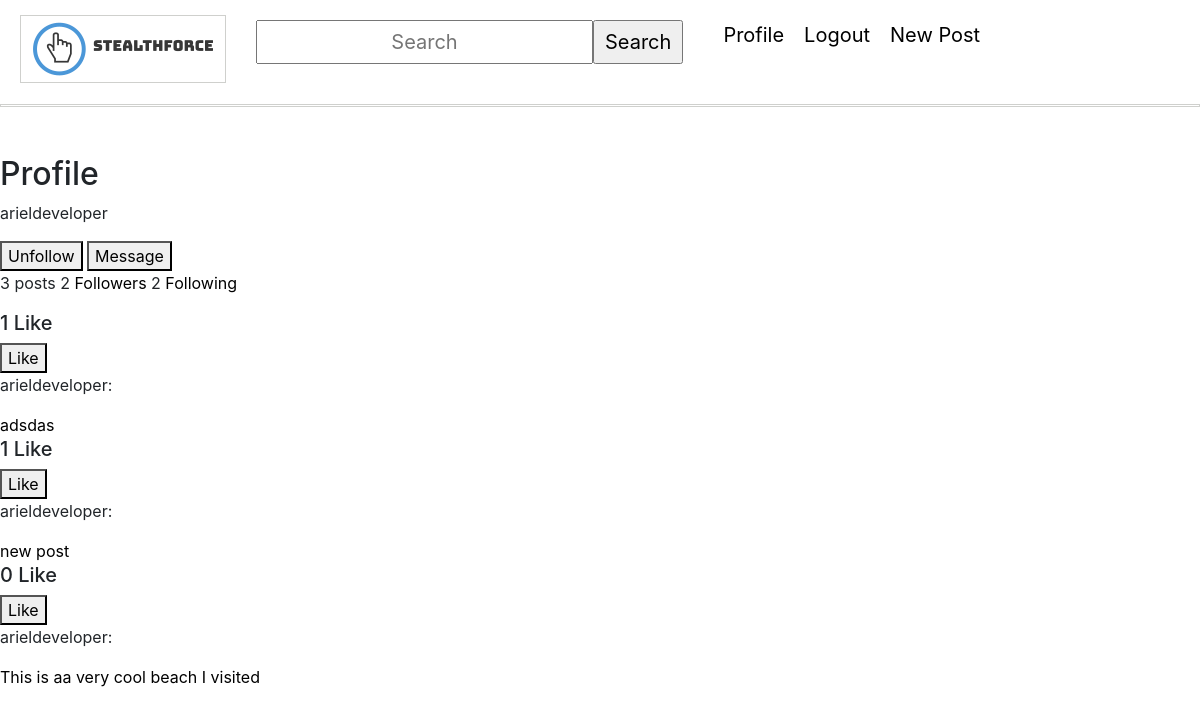
/user/arieldeveloper/ (signed in), run on the app's committed database.
### users/models.py (models this page shows, shortened)
class Account(AbstractBaseUser):
    email = models.EmailField(verbose_name="email", max_length=60, unique=True)
    username = models.CharField(max_length=30, unique=True)
    date_joined = models.DateTimeField(verbose_name='date joined', auto_now_add=True)
    last_login = models.DateTimeField(verbose_name='last login', auto_now=True)
    is_admin = models.BooleanField(default=False)
    is_staff = models.BooleanField(default=False)
    is_superuser = models.BooleanField(default=False)
    is_active = models.BooleanField(default=True)
    followers = models.ManyToManyField("Account", blank=True, symmetrical=False, related_name="people_followers")
    following = models.ManyToManyField("Account", blank=True, symmetrical=False, related_name="people_following")
    profile_picture = models.ImageField(null=True, blank=True, default = 'static/default.png')
    USERNAME_FIELD = 'email' #allows user to login with email instead of username/id
    REQUIRED_FIELDS = ['username']
    objects = MyAccountManager()

### feed/models.py (models this page shows, shortened)
class FeedItem(models.Model):
    caption = models.CharField(max_length=255, blank=True, null=True) #Allow user
    owner = models.ForeignKey(User, on_delete=models.CASCADE)
    created_time = models.DateTimeField(auto_now_add=True)
    updated_time = models.DateTimeField(auto_now_add=True)
    image = models.ImageField(null=True, blank=True)
    liked = models.ManyToManyField(User, default=None, blank=True, related_name='liked')
    @property
    def number_of_likes(self):
        return self.liked.all().count()

### users/views.py (the view)
# urls.py: path('user/<str:username>/', user_views.user_profile_view, name='profile'),
def user_profile_view(request, username):
    user_being_viewed = get_object_or_404(User, username=username)
    posts = FeedItem.objects.filter(owner=user_being_viewed)
    if 'follow' in request.POST or 'unfollow' in request.POST:
        follow_or_unfollow(user_being_viewed, request.user)
    elif 'message' in request.POST:
        pass
    context = {
        'request_user': request.user,
        'user_viewed': user_being_viewed,
        'user_posts': posts,
    }
    return render(request, "users/profile.html", context)

### users/templates/users/profile.html (shortened to what this page needs)
{% extends 'main_app/base.html' %}
{% block body %}
<h2>Profile</h2>
    <p>{{ user_viewed.username }}  </p>
        {% if request_user.username == user_viewed.username %}
            <form method="get" action="/accounts/edit/">
                <button type="submit">Edit Profile</button>
            </form>
        {% else %}
            <form method="POST" action="">
                {% if request_user in user_viewed.followers.all %}
                    <button type="submit" name="unfollow">Unfollow</button>
                    <button type="submit" name="message">Message</button>
                {% else %}
                    <button type="submit" name="follow">Follow</button>
                    {% endif %}
            </form>
        {% endif %}
    <p>{{ user_posts.count }} posts {{ user_viewed.followers.count }} <a href="/user/{{ user_viewed.username }}/followers">Followers</a> {{ user_viewed.following.count }} <a href="/user/{{ user_viewed.username }}/following">Following</a></p>
     {% for user_post in user_posts %}
         <h5>{{ user_post.number_of_likes }} Like</h5>
        <form action = "{% url 'like' %}" method="POST">
            {% if user not in user_post.liked.all %}
                <button type="submit">Like</button>
            {% else %}
                <button type="submit">Unlike</button>
            {% endif %}
            <p> {{ user_post.owner.username }}:</p> <a href="{% url 'feed-detail' user_post.id %}"> {{ user_post.caption }}</a>
        </form>
    {% endfor %}
{% endblock %}

### static/css/main.css (style rules this page uses)
a { cursor: default; color: black; text-decoration:none; }

### data on the page
Account: username "arieldeveloper", followers.count "2", following.count "2"
FeedItem: number_of_likes "1", shows "Like", owner.username "arieldeveloper", caption "adsdas"
FeedItem: number_of_likes "1", shows "Like", owner.username "arieldeveloper", caption "new post"
FeedItem: number_of_likes "0", shows "Like", owner.username "arieldeveloper", caption "This is aa very cool beach I visited"

### other printed values
{{ user_posts.count }} "3"
